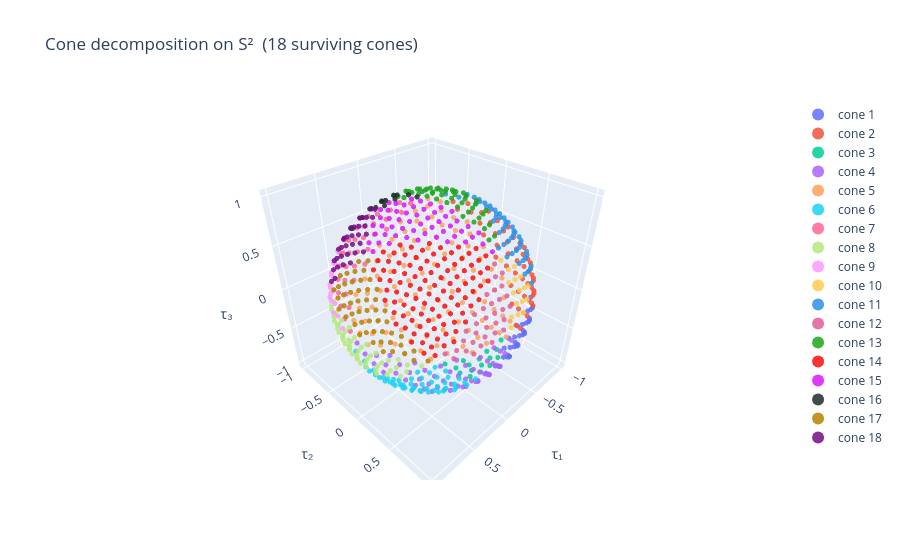
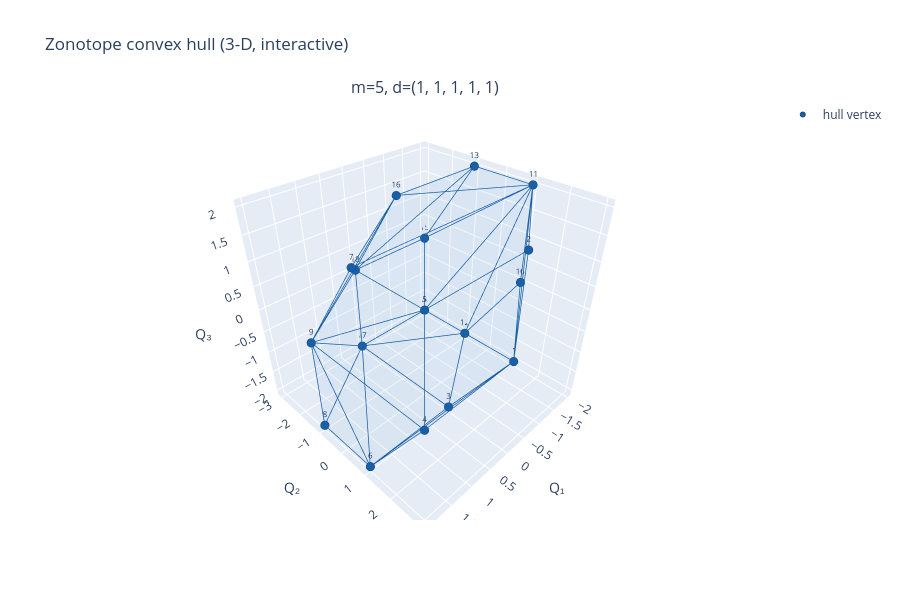
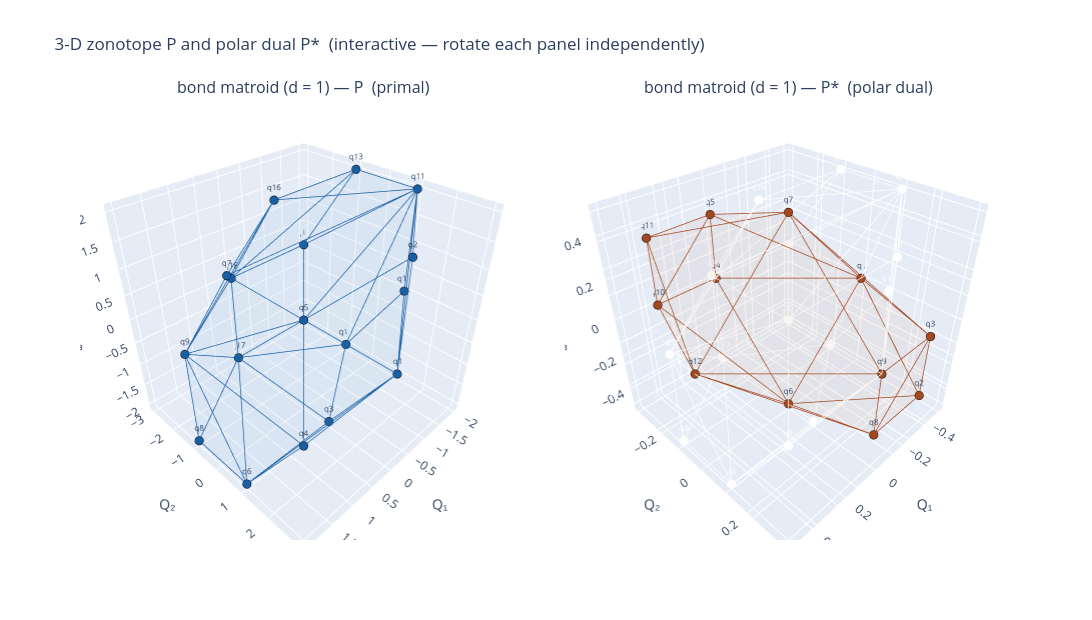

Here is the notebook cell these charts were saved with, in order:
### Code cell
import numpy as np
from cone_sign_analysis import find_surviving_sign_vectors
from interactive_3d_plots import *

# ---------------------------------------------------------------------------
# Bond-matroid (Example 2) full pipeline - 3D plotting
# ---------------------------------------------------------------------------

A_bond = np.array([
    [ 1,  1,  0],
    [-1,  0,  0],
    [ 0,  1,  0],
    [ 0,  1,  1],
    [ 0,  0, -1],
], dtype=float)

survivors_bond = find_surviving_sign_vectors(A_bond)
bond_orients   = [(str(i + 1), np.array(s, dtype=float))
                  for i, s in enumerate(survivors_bond)]
z_bond = Zonotope(A_bond)

# 1) Cone decomposition on S²
fig_c = plot_cone_decomposition_interactive(A_bond, survivors_bond)
fig_c.show()

# 2) Zonotope convex hull
fig_z = plot_3d_interactive(z_bond, orientations=bond_orients)
fig_z.show()

# 3) Primal P and polar dual P*
fig_pd = plot_primal_dual_3d_interactive(z_bond, orientations=bond_orients,
                                          titles=['bond matroid (d = 1)'])
fig_pd.show()
